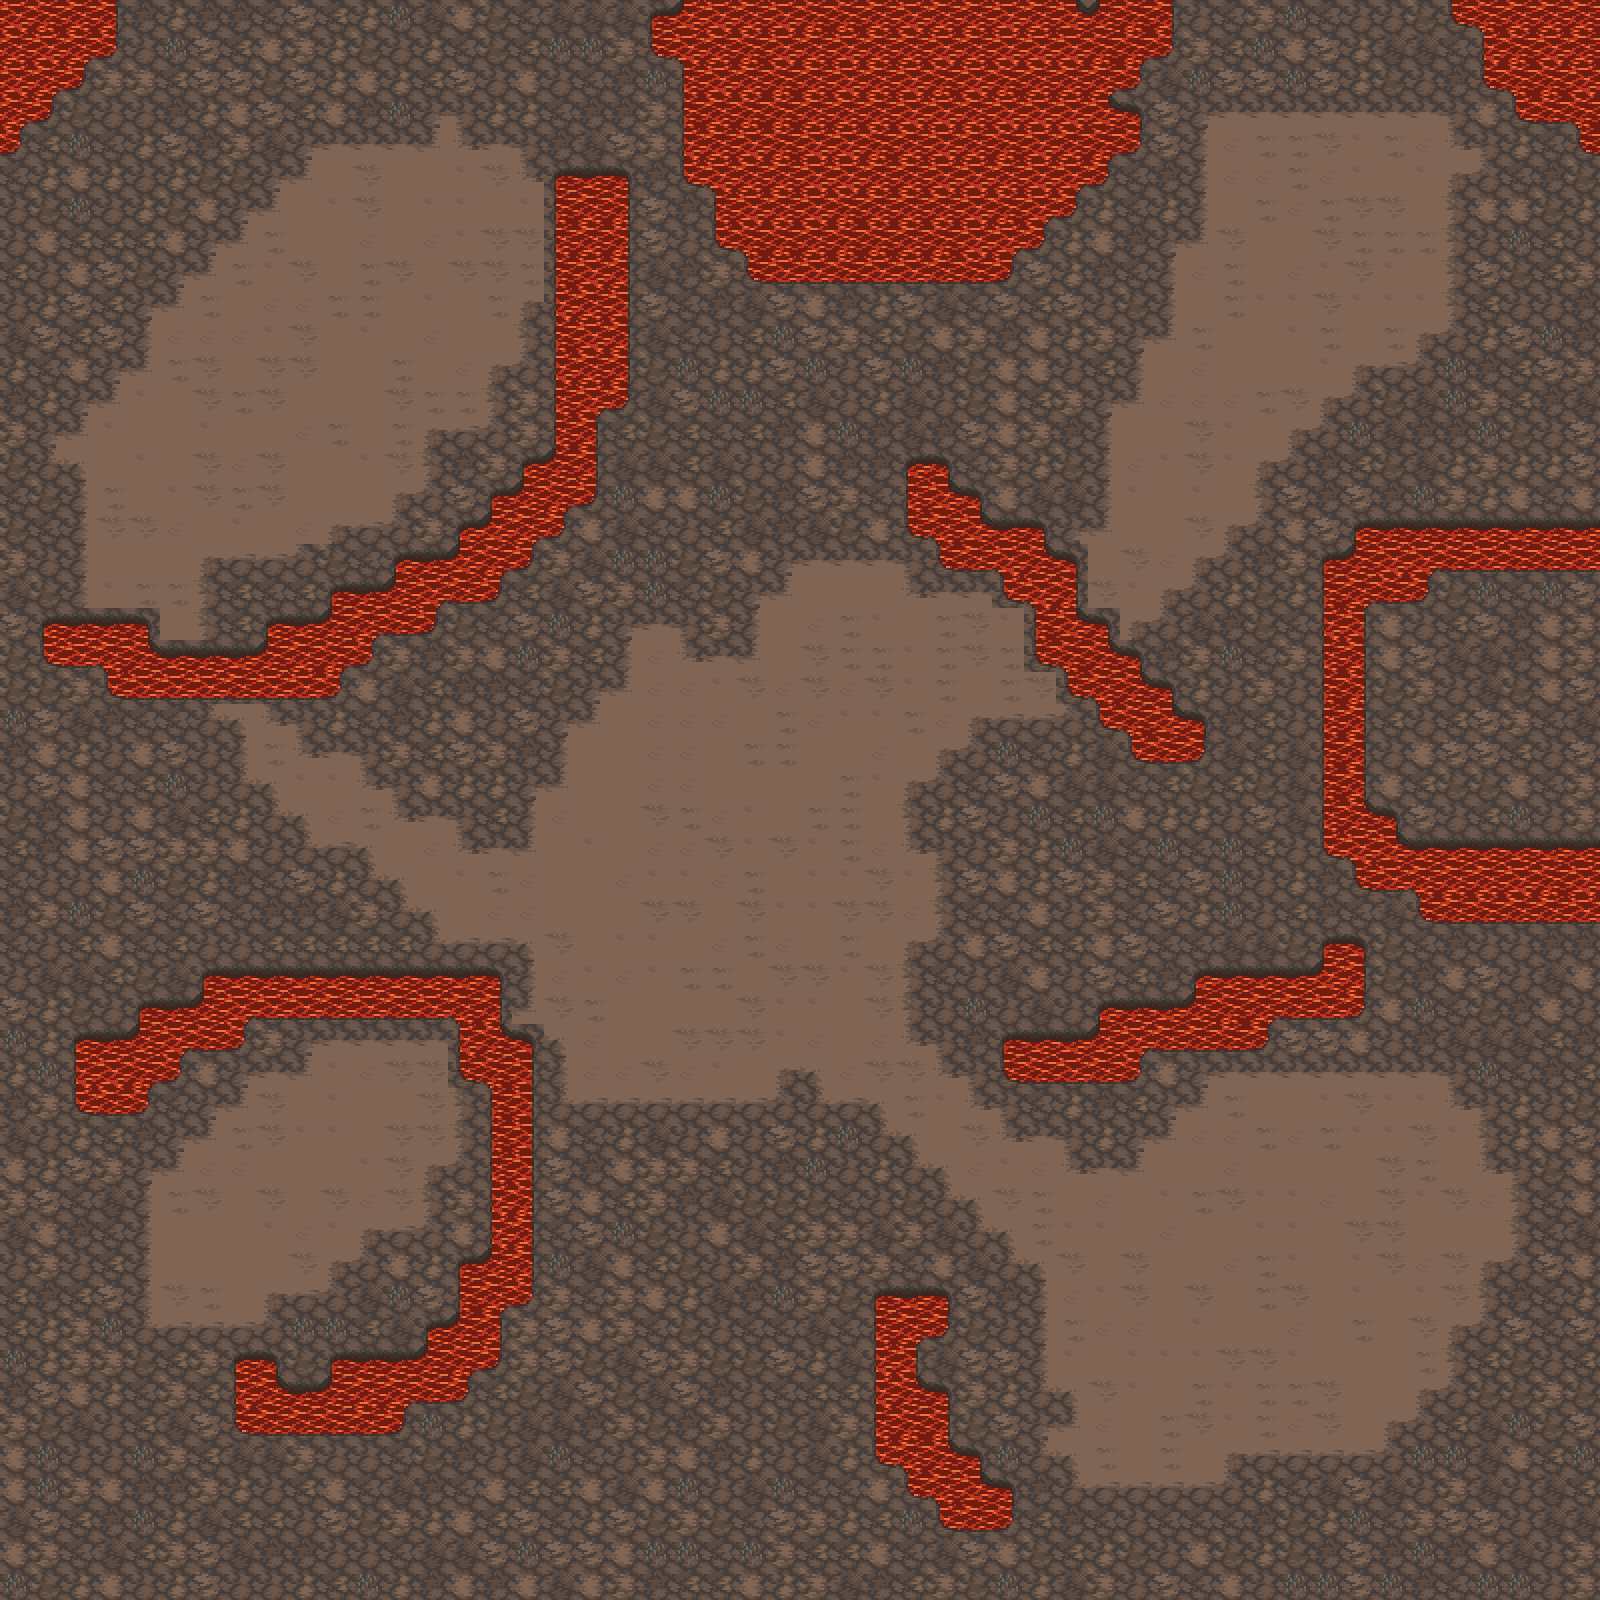

Below is a game level as drawn by its tile map, then a one-line description and the .tmx that defines it (tile-layer data replaced by summaries):
An orthogonal 50x50 tile map with 32x32 px tiles, 2 tile layers (Base, Collision).

<map version="1.10" tiledversion="1.11.0" orientation="orthogonal" renderorder="right-down" width="50" height="50" tilewidth="32" tileheight="32" infinite="0" nextlayerid="3" nextobjectid="1">
 <tileset firstgid="1" source="ashlands-2spaced.tsx" />
 <layer id="1" name="Base" width="50" height="50">
  <data>[2500 cells, 2500 non-empty, 29 distinct tile ids]</data>
 </layer>
 <layer id="2" name="Collision" width="50" height="50">
  <data>[2500 cells, 466 non-empty, 39 distinct tile ids]</data>
 </layer>
</map>
